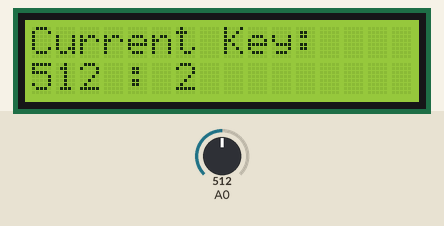
A sketch run on a simulated Arduino Uno, built with avr-gcc and run on an emulated ATmega328P. Parts: 16×2 character LCD. The test bench sets the inputs (shaded band); at power-on: A0 = 512. What the sketch prints to the serial monitor is not drawn.

Above: at 2.2 s.
2.3 s: A0 set to 716
At 3.5 s:
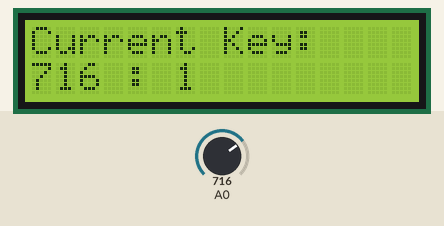
3.8 s: A0 set to 900
At 4.7 s:
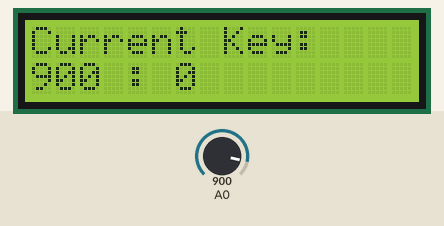
5.3 s: A0 set to 511
At 5.9 s:
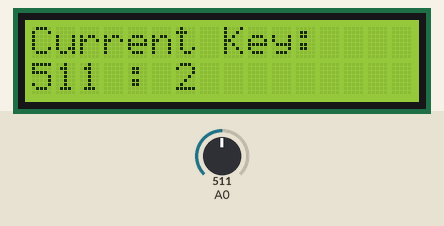
Timing chart, 0 to 8.3 s (numbered marks = the images above; inputs shaded):
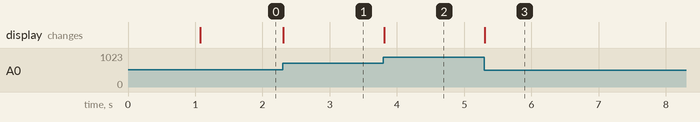

The sketch:

Key_Counter.ino
```cpp
/*
DFRobot LCD Shield for Arduino
Key Grab v0.4
Written by Glendon Klassen
gjklassen@gmail.com
http://www.sourceforge.net/users/ecefixer
http://ecefixer.tumblr.com

Special Thanks to keithspg@users.sf.net for Cytron device support ARVs.

Displays the currently pressed key on the LCD screen.

Key Codes (in left-to-right order):

None   - 0
Select - 1
Left   - 2
Up     - 3
Down   - 4
Right  - 5

*/

#include <LiquidCrystal.h>
#include <DFR_Key.h>

//Pin assignments for DFRobot LCD Keypad Shield
LiquidCrystal lcd(8, 9, 4, 5, 6, 7);
//---------------------------------------------

DFR_Key keypad;

int localKey = 0;
int prevNonWaitKey = 0;
int count = 0;
String keyString = "";String keyArray[6] = {"0 - NO KEY", "1 - SEL KEY", "2 - LEFT KEY", "3 - UP KEY", "4 - DN KEY", "5 - RIGHT KEY"};

void setup()
{
  Serial.begin(9600);      // open the serial port at 9600 bps:

  lcd.begin(16, 2);
  lcd.clear();
  lcd.setCursor(0, 0);
  lcd.print("Key Counter v0.5");
  delay(1000);

//  array          {None, UP, DWN, LEFT, RIGHT, SEL}
//  int keyLimits[6] = {0, 144, 329, 505, 742, 1023}; // DFR ver 1.0
  int keyLimits[6] = {0, 100, 255, 410, 641, 1023}; // DFR ver 1.1
//  int keyLimits[6] = {0, 131, 307, 408, 723, 1023}; // Cytron (default)
  keypad.set_KeyARV(keyLimits);

  /*
  OPTIONAL - keypad.setRate(x);
  Sets the sample rate at once every x milliseconds. Default: 10ms
  */
  keypad.setRate(10);

}

void loop()
{
  /*
  keypad.getKey(); Grabs the current key.
  Returns -1 (sample wait) when no key toggled.
  Returns No key pressed - 0, Select - 1, Left - 2,
  Up - 3,Down - 4, Right - 5
  */
  localKey = keypad.getKey();

  if (localKey != SAMPLE_WAIT)
    {
    for (int i = 0; i< 6; i++) {
      Serial.print(keypad.getKeyAVR(i));
      Serial.print("\t");
    }
    Serial.println("");

    lcd.clear();
    lcd.setCursor(0, 0);
    lcd.print("Current Key:");
    lcd.setCursor(0, 1);

    lcd.print(analogRead(0));
    lcd.print(" : ");
    lcd.print(localKey);
  }
}
```

Measured:
- after the input at 2.3 s, the display: changes at once (image 1)
- after the input at 3.8 s, the display: changes at once (image 2)
- after the input at 5.3 s, the display: changes at once (image 3)
